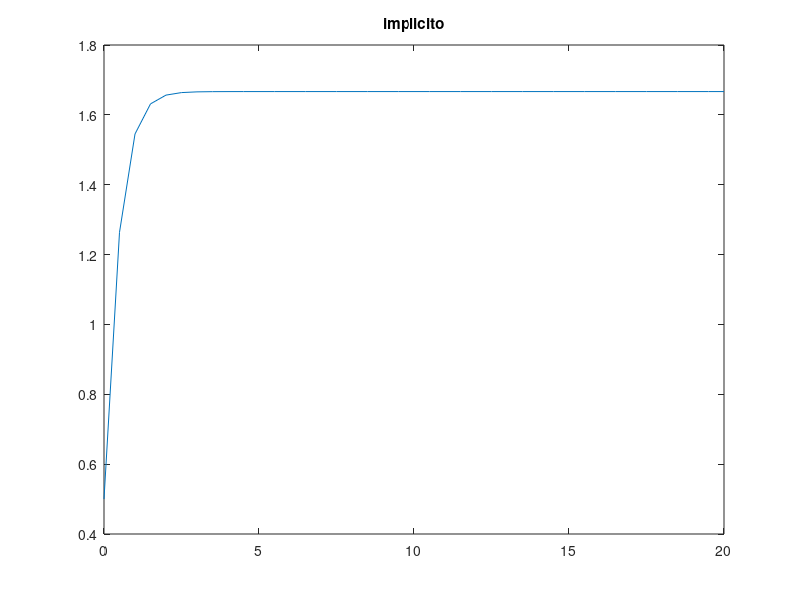

MATLAB code to generate this figure: (Note: this script raises an error after producing the figure.)
clear all; close all; clc;fprintf("3.4 Ecuaciones stiff : explıcito vs implicito")fprintf('\n')fprintf("1.- Aplicar Euler implicito al PVI")fprintf('\n')%Genera [Tn Wn] con el metodo de Euler implicitoTn=0:0.5:20; %Crea el espaciado con h=.5Wn=zeros(1,size(Tn,2));Wn(1)=0.5; %condicion inicialfor i=1:size(Tn,2)-1    Wn(i+1)=(1+(1+(8/3)*Wn(i))^0.5)/2; %esquemaendfprintf("y(20)= "); display(Wn(size(Wn,2)));plot(Tn,Wn);title("implicito")waitforbuttonpressfprintf('\n')%Pregunta 2fprintf("2.- Euler explicito")f=@(t,y) 5*y-3*y^2;y0=1/2;I=[0,20];fprintf('\n')fprintf("h=1/6");[Tn,Wn]=mTrapecio(f,y0,I,1/6);plot(Tn,Wn);title("h=1/6")waitforbuttonpressfprintf('\n')fprintf("h=1/5");[Tn,Wn]=mEuler(f,y0,I,1/5);plot(Tn,Wn);title("h=1/5")waitforbuttonpressfprintf('\n')fprintf("h=1/4");[Tn,Wn]=mEuler(f,y0,I,1/4);plot(Tn,Wn);title("h=1/4")waitforbuttonpressfprintf('\n')fprintf("h=1/2");[Tn,Wn]=mEuler(f,y0,I,1/2);plot(Tn,Wn);title("h=1/2")waitforbuttonpress